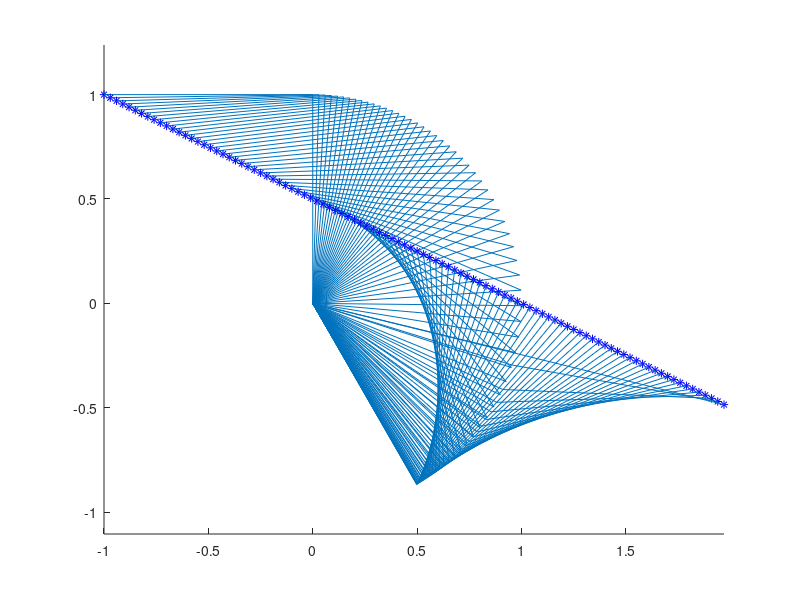

Source code (MATLAB):
% parametri del robot
a1=1;
a2=1;


figure(1)
clf
hold on
axis equal

pw(1)=-a1;
pw(2)=a1;

for i=1:100

% inizializzazione
theta=zeros(2,1);


% calcolo theta2
c2=(pw(1)^2+pw(2)^2-a1^2-a2^2)/(2*a1*a2);
theta(2)=acos(c2);

% calcolo theta1
alpha= atan2(pw(2),pw(1));
a=(pw(1)^2+pw(2)^2+a1^2-a2^2)/(2*a1*sqrt(pw(1)^2+pw(2)^2));
beta=acos(a);
theta(1)=alpha-beta;

figure(1)
h=plot(pw(1),pw(2),'b*');

% calcolo posozione dei link
x1=a1*cos(theta(1));
y1=a1*sin(theta(1));

x2=x1+a2*cos(theta(1)+theta(2));
y2=y1+a2*sin(theta(1)+theta(2));

h2=line([0 x1 x2],[0 y1 y2]);


pw(1)=pw(1)+0.03;
pw(2)=pw(2)-0.015;


theta'

end

